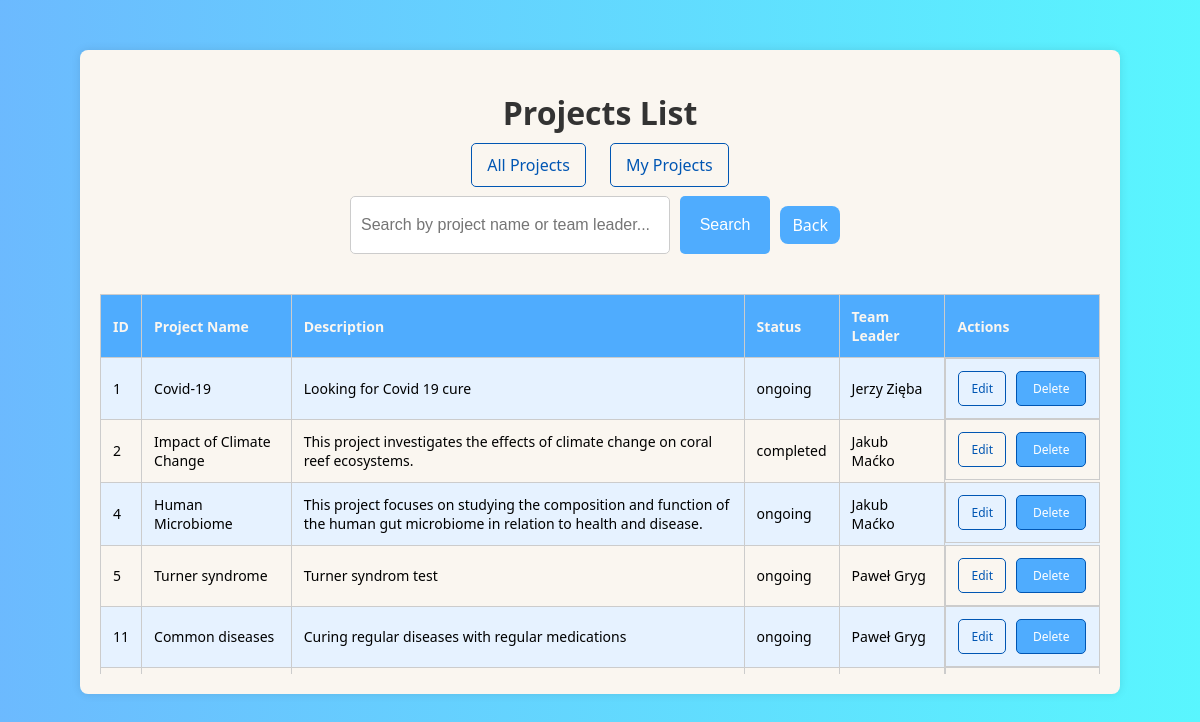
Screenshot of /project/ (signed in) with the database file from the repository.
### projekty/models.py (models this page shows, shortened)
class Projects(models.Model):
    STATUS_CHOICES = (
        ('ongoing', 'Ongoing'),
        ('completed', 'Completed'),
        ('paused', 'Paused'),
    )
    project_name = models.CharField(max_length=60)
    team_leader = models.ForeignKey(Employes, on_delete=models.CASCADE, related_name="led_projects", null=True, blank=True)
    workers = models.ManyToManyField(Employes, through='RelationEmployesProjects')
    status = models.CharField(max_length=10, choices=STATUS_CHOICES, default='ongoing')  # Domyślny status
    description = models.TextField()

class Employes(models.Model):
    name = models.CharField(max_length=40)
    surname = models.CharField(max_length=40)
    adres = models.CharField(max_length=100)
    user = models.OneToOneField(User, on_delete=models.CASCADE, null=True)
    email = models.EmailField(max_length=50, default='email@example.com')
    team = models.CharField(max_length=40, default='Default Team')  # Domyślna wartość
    phone_number = models.CharField(max_length=15, default='111111111')
    laboratory = models.ForeignKey('Laboratories', on_delete=models.CASCADE, null=True, blank=True)
    def __str__(self):
        return f"{self.name} {self.surname}"

### projekty/views.py (the view)
# urls.py: path('project/', views.projects_list, name='project_list'),
@login_required
def projects_list(request):
    projects = Projects.objects.all()
    query = request.GET.get('q')
    if query:
        projects = projects.filter(project_name__icontains=query) | projects.filter(team_leader__name__icontains=query) | projects.filter(team_leader__surname__icontains=query)
    return render(request, 'project_list.html', {'projects': projects, 'query': query})

### templates/project_list.html (shortened to what this page needs)
<!DOCTYPE html>
<html lang="en">
<head>
</head>
<body>
    <div class="table-container">
        <h1>Projects List</h1>
        <div class="navigation-links">
            <a href="{% url 'project_list' %}">All Projects</a>
            <a href="{% url 'my_projects' %}">My Projects</a>
        </div>
        <div class="form-container">
            <form action="{% url 'project_list' %}" method="get">
                <input type="text" name="q" placeholder="Search by project name or team leader...">
                <button type="submit">Search</button>
                <a class="link" href="{% url 'choose_Dane' %}">Back</a>
            </form>
        </div>
        <div class="table-scroll">
            <table>
                <thead>
                    <tr>
                        <th>ID</th>
                        <th>Project Name</th>
                        <th>Description</th>
                        <th>Status</th>
                        <th>Team Leader</th>
                        <th>Actions</th>
                    </tr>
                </thead>
                <tbody>
                    {% for project in projects %}
                    <tr>
                        <td>{{ project.id }}</td>
                        <td>{{ project.project_name }}</td>
                        <td>{{ project.description }}</td>
                        <td>{{ project.status }}</td>
                        <td>{{ project.team_leader }}</td>
                        <td class="actions">
                            <a href="{% url 'upd_pro' project.id %}">Edit</a>
                            <form class="delete-form" action="{% url 'del_pro' project.id %}" method="post" style="display: inline;">
                                <button type="submit" onclick="return confirm('Are you sure you want to delete this record?')">Delete</button>
                            </form>
                        </td>
                    </tr>
                    {% empty %}
                    <tr>
                        <td colspan="5">No projects found</td>
                    </tr>
                    {% endfor %}
                </tbody>
            </table>
        </div>
    </div>
</body>
</html>

### templates/project_list.html (style rules this page uses)
body { font-family: 'Segoe UI', Tahoma, Geneva, Verdana, sans-serif; background: linear-gradient(to right, #4facfed5 0%, #00f1fea6 100%); margin: 0; padding: 0; display: flex; flex-direction: column; align-items: center; min-height: 100vh; }
.table-container { background-color: #faf6f0; padding: 20px; border-radius: 8px; box-shadow: 0 0 10px rgba(0, 0, 0, 0.1); text-align: center; width: 90%; max-width: 1000px; overflow-x: auto; margin-top: 50px; }
h1 { color: #333; margin-bottom: 20px; }
.navigation-links { margin-bottom: 20px; }
.navigation-links a { margin: 0 10px; padding: 10px 15px; text-decoration: none; color: #0056b3; border: 1px solid #0056b3; border-radius: 5px; background-color: transparent; cursor: pointer; transition: background-color 0.3s, color 0.3s; font-family: 'Segoe UI', Tahoma, Geneva, Verdana, sans-serif; }
.form-container { display: flex; justify-content: center; align-items: center; width: 100%; margin-bottom: 20px; }
form { display: flex; width: 100%; max-width: 500px; }
form input[type=text] { flex: 1; padding: 10px; font-size: 16px; border: 1px solid #ccc; border-radius: 5px; margin-right: 10px; box-sizing: border-box; }
form button { padding: 10px 20px; font-size: 16px; background-color: #4facfe; color: #fff; border: none; border-radius: 5px; cursor: pointer; transition: background-color 0.3s ease; }
.table-scroll { overflow-x: auto; max-height: 400px; margin-top: 10px; }
table { width: 100%; border-collapse: collapse; margin-top: 20px; }
th, td { border: 1px solid #ccc; padding: 12px; text-align: left; font-size: 14px; }
th { background-color: #4facfe; color: #faf6f0; }
tr:nth-child(even) { background-color: #faf6f0; }
tr:nth-child(odd) { background-color: #e6f2ff; }
.actions { display: flex; justify-content: center; align-items: center; gap: 10px; }
.actions a, .actions button { padding: 8px 12px; font-size: 12px; text-decoration: none; color: #0056b3; border: 1px solid #0056b3; border-radius: 5px; background-color: transparent; cursor: pointer; transition: background-color 0.3s, color 0.3s; font-family: 'Segoe UI', Tahoma, Geneva, Verdana, sans-serif; display: inline-block; }
.actions button { background-color: #4facfe; color: #fff; padding: 8px 16px; }
.delete-form { margin: 0; }
.link { display: inline-block; margin: 10px; text-decoration: none; color: #ffffff; padding: 8px 12px; background-color: #4facfe; border-radius: 8px; transition: background-color 0.3s ease; font-weight: normal; }

### rows the page displays
Projects: id "1", project_name "Covid-19", description "Looking for Covid 19 cure", status "ongoing", team_leader "Jerzy Zięba"
Projects: id "2", project_name "Impact of Climate Change", description "This project investigates the effects of climate change on coral reef ecosystems.", status "completed", team_leader "Jakub Maćko"
Projects: id "4", project_name "Human Microbiome", description "This project focuses on studying the composition and function of the human gut microbiome in relation to health and disease.", status "ongoing", team_leader "Jakub Maćko"
Projects: id "5", project_name "Turner syndrome", description "Turner syndrom test", status "ongoing", team_leader "Paweł Gryg"
Projects: id "11", project_name "Common diseases", description "Curing regular diseases with regular medications", status "ongoing", team_leader "Paweł Gryg"
